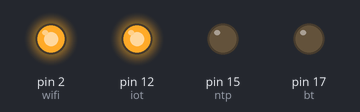
Simulated run of this sketch. Board: Arduino Uno, built with avr-gcc and run on an emulated ATmega328P. On the bench: output pins drawn as LEDs (lit = HIGH).

Above: at 0.5 s.
At 1.5 s:
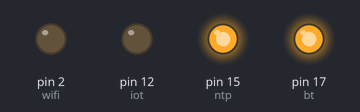
At 2.5 s:
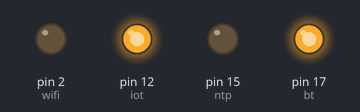
At 3.5 s:
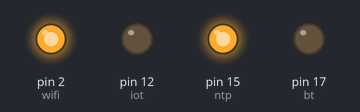
At 4.5 s:
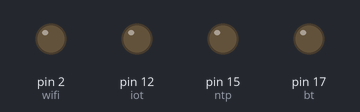
At 5.5 s:
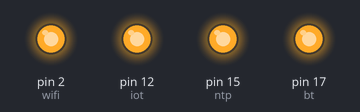
Timing chart, 0 to 7.8 s (numbered marks = the images above):
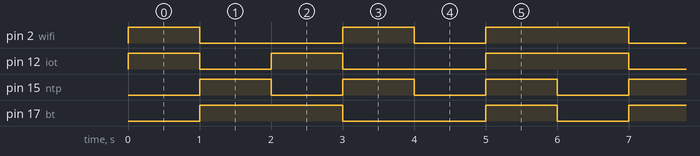

Measured:
- by itself, pin 2 (wifi), pin 17 (bt): repeats every 6.0 s: LOW 2.0 s, HIGH 1.0 s, LOW 1.0 s, HIGH 2.0 s
- by itself, pin 12 (iot): repeats every 6.0 s: LOW 1.0 s, HIGH 1.0 s, LOW 2.0 s, HIGH 2.0 s
- by itself, pin 15 (ntp): alternates HIGH for 1.0 s and LOW for 1.0 s

The sketch:

LED_F-B-R-L.ino
```cpp
int bt =  17;
int wifi = 2;
int ntp = 15;
int iot = 12;

void setup() {
   pinMode(bt,OUTPUT);
   pinMode(wifi,OUTPUT);
   pinMode(ntp,OUTPUT);
   pinMode(iot,OUTPUT);
   Serial.begin(9600);

}

void loop() {
   Serial.begin(9600);
   forward();                        //เรียกใช้งาน
   delay(1000);
   backward();
   delay(1000);
   Right();
   delay(1000);
   Left();
   delay(1000);
   stop1();
   delay(1000);
   Stop();
   delay(1000);

}
```

backward.ino
```cpp
void backward(){         //1010
  digitalWrite(bt,HIGH);
  digitalWrite(wifi,LOW);
  digitalWrite(ntp,HIGH);
  digitalWrite(iot,LOW);
}
```

forward.ino
```cpp
void forward(){         //0101
  digitalWrite(bt,LOW);
  digitalWrite(wifi,HIGH);
  digitalWrite(ntp,LOW);
  digitalWrite(iot,HIGH);
}
```

left.ino
```cpp
void Left(){         //0110
  digitalWrite(bt,LOW);
  digitalWrite(wifi,HIGH);
  digitalWrite(ntp,HIGH);
  digitalWrite(iot,LOW);
}
```

right.ino
```cpp
void Right(){         //1001
  digitalWrite(bt,HIGH);
  digitalWrite(wifi,LOW);
  digitalWrite(ntp,LOW);
  digitalWrite(iot,HIGH);
}
```

stop.ino
```cpp
void stop1(){         //0000
  digitalWrite(bt,LOW);
  digitalWrite(wifi,LOW);
  digitalWrite(ntp,LOW);
  digitalWrite(iot,LOW);
}

void Stop(){         //1111
  digitalWrite(bt,HIGH);
  digitalWrite(wifi,HIGH);
  digitalWrite(ntp,HIGH);
  digitalWrite(iot,HIGH);
}
```
